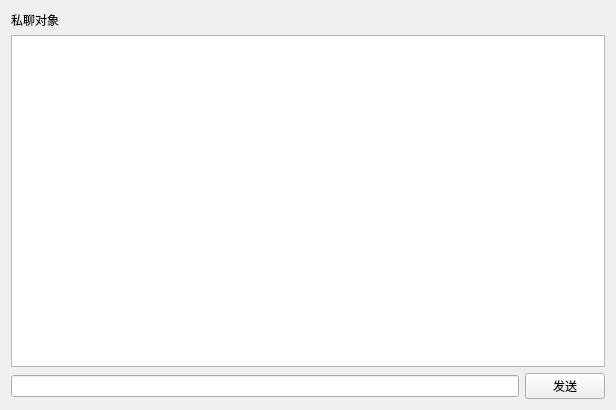
<?xml version="1.0" encoding="UTF-8"?>
<ui version="4.0">
 <class>privateChatWid</class>
 <widget class="QWidget" name="privateChatWid">
  <property name="geometry">
   <rect>
    <x>0</x>
    <y>0</y>
    <width>616</width>
    <height>410</height>
   </rect>
  </property>
  <property name="windowTitle">
   <string>Form</string>
  </property>
  <layout class="QGridLayout" name="gridLayout">
   <item row="0" column="0">
    <layout class="QVBoxLayout" name="verticalLayout">
     <item>
      <widget class="QLabel" name="label">
       <property name="text">
        <string>私聊对象</string>
       </property>
      </widget>
     </item>
     <item>
      <widget class="QTextEdit" name="showMsg_te"/>
     </item>
    </layout>
   </item>
   <item row="1" column="0">
    <layout class="QHBoxLayout" name="horizontalLayout">
     <item>
      <widget class="QLineEdit" name="inputMsg_le"/>
     </item>
     <item>
      <widget class="QPushButton" name="sendMsg_pb">
       <property name="text">
        <string>发送</string>
       </property>
      </widget>
     </item>
    </layout>
   </item>
  </layout>
 </widget>
 <resources/>
 <connections/>
</ui>
